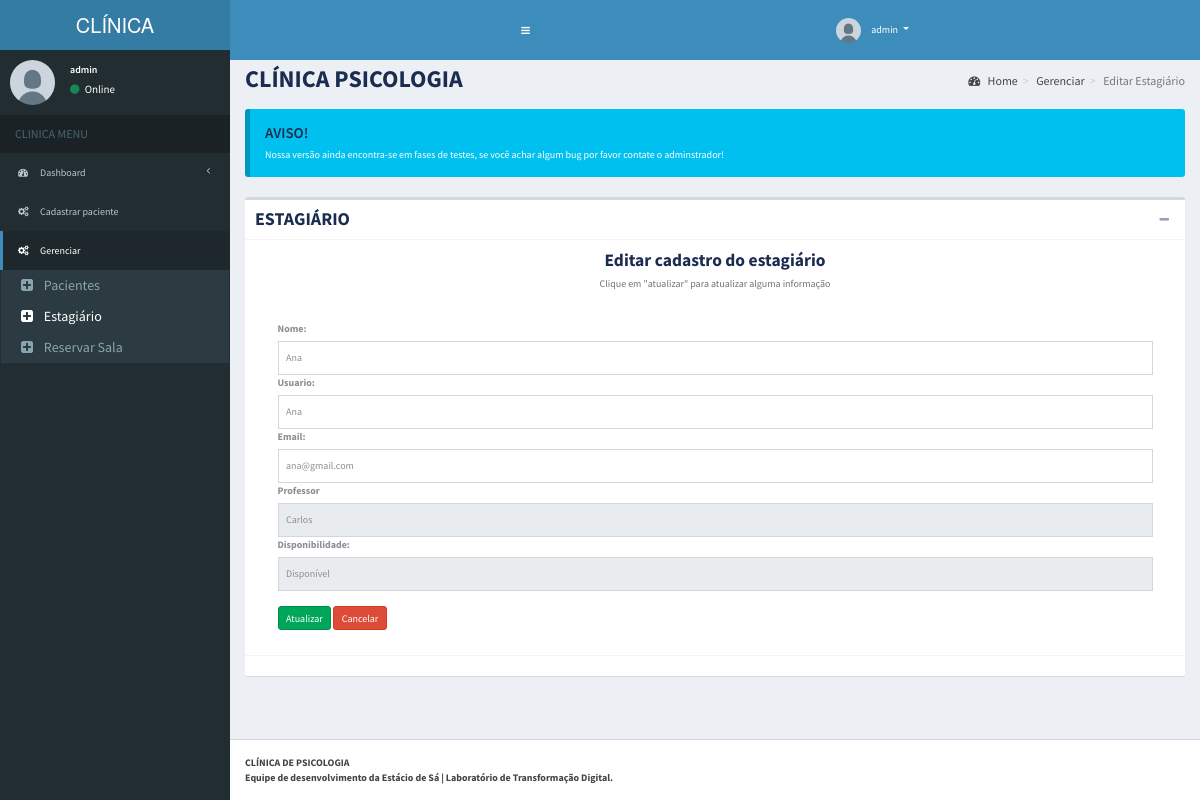
The app's page /monitor/edit/edit-terapeuta.php?id=1 (signed in) with its own data.
### tables this page shows
CREATE TABLE `tbl_user_terapeuta` (
  `id` int(11) NOT NULL,
  `id_disponibilidade` int(11) UNSIGNED NOT NULL,
  `id_professor` int(11) NOT NULL,
  `nome` varchar(50) NOT NULL,
  `usuario` varchar(20) NOT NULL,
  `email` varchar(100) NOT NULL,
  `senha` varchar(255) NOT NULL,
  `date` timestamp NOT NULL DEFAULT current_timestamp() ON UPDATE current_timestamp()
);

CREATE TABLE `tbl_professor` (
  `id` int(11) NOT NULL,
  `id_disponibilidade` int(11) UNSIGNED NOT NULL,
  `nome` varchar(50) NOT NULL,
  `usuario` varchar(20) NOT NULL,
  `email` varchar(100) NOT NULL,
  `senha` varchar(255) NOT NULL,
  `date` timestamp NOT NULL DEFAULT current_timestamp() ON UPDATE current_timestamp()
);

CREATE TABLE `tbl_disponibilidade` (
  `id` int(11) UNSIGNED NOT NULL,
  `disponibilidade` varchar(25) NOT NULL
);

### monitor/edit/edit-terapeuta.php (the view, shortened to what this page needs)
<?php
  include('../../db/conexao.php');
?>
<?php
$id = $_GET["id"];
?>
<!DOCTYPE html>
<html lang="pt-br">
<head>
    <link rel="stylesheet" href="../../admin/bootstrap/css/bootstrap.min.css">
    <link rel="stylesheet" href="https://maxcdn.bootstrapcdn.com/font-awesome/4.4.0/css/font-awesome.min.css">
    <link rel="stylesheet" href="https://code.ionicframework.com/ionicons/2.0.1/css/ionicons.min.css">
    <link rel="stylesheet" href="../../admin/dist/css/AdminLTE.min.css">
    <link rel="stylesheet" href="../../admin/dist/css/skins/_all-skins.min.css">
<body class="hold-transition skin-blue fixed sidebar-mini">
  <div class="wrapper">
  <head>
    <link rel="stylesheet" href="../../../bootstrap/css/bootstrap.min.css">
    <link rel="stylesheet" href="https://maxcdn.bootstrapcdn.com/font-awesome/4.4.0/css/font-awesome.min.css">
    <link rel="stylesheet" href="https://code.ionicframework.com/ionicons/2.0.1/css/ionicons.min.css">
    <link rel="stylesheet" href="../../../dist/css/AdminLTE.min.css">
    <link rel="stylesheet" href="../../../dist/css/skins/_all-skins.min.css">
  <body class="hold-transition skin-blue fixed sidebar-mini">
    <div class="wrapper">
      <header class="main-header">
        <a href="#" class="logo">
          <span class="logo-lg"><b>CLÍ</b>NICA</span>
        </a>
        <nav class="navbar navbar-static-top" role="navigation">
          <a href="#" class="sidebar-toggle" data-toggle="offcanvas" role="button">
          </a>
          <div class="navbar-custom-menu">
            <ul class="nav navbar-nav">
              <li class="dropdown user user-menu">
                <a href="#" class="dropdown-toggle" data-toggle="dropdown">
                  <img src="../../admin/dist/img/user.jpg" class="user-image" alt="User Image">
                  <span class="hidden-xs"><?php echo $_SESSION['nome']; ?></span>
                </a>
              </li>
            </ul>
          </div>
        </nav>
      </header>
      <aside class="main-sidebar">
        <section class="sidebar">
          <div class="user-panel">
            <div class="pull-left image">
              <img src="../../admin/dist/img/user.jpg" class="img-circle" alt="User Image">
            </div>
            <div class="pull-left info">
              <p><?php echo $_SESSION['nome']; ?></p>
              <a href="#"><i class="fa fa-circle text-success"></i> Online</a>
            </div>
          </div>
          <ul class="sidebar-menu">
            <li class="header">CLINICA MENU</li>
            <li class="treeview">
              <a href="#">
                <i class="fa fa-dashboard"></i> <span>Dashboard</span> <i class="fa fa-angle-left pull-right"></i>
              </a>
            </li>
            <li class="treeview">
            <a href="#">
              <i class="fa fa-gears"></i>
              <span>Cadastrar paciente</span>
            </a>
          </li>
            <li class="treeview active">
              <a href="#">
                <i class="fa fa-gears"></i>
                <span>Gerenciar</span>
              </a>
              <ul class="treeview-menu">
                <li><a href="../pacientes.php"><i class="fa fa-plus-square"></i> Pacientes</a></li>
                <li class="active"><a href="../terapeutas.php"><i class="fa fa-plus-square"></i> Estagiário</a></li>
                <li><a href="../../reservar-sala-segunda.php"><i class="fa fa-plus-square"></i> Reservar Sala</a></li>
            </ul>
            </li>
        </section>
      </aside>
    <div class="content-wrapper">
      <section class="content-header">
        <h1>
          CLÍNICA PSICOLOGIA
        </h1>
        <ol class="breadcrumb">
          <li><a href="#"><i class="fa fa-dashboard"></i> Home</a></li>
          <li><a href="#">Gerenciar</a></li>
          <li class="active">Editar Estagiário</li>
        </ol>
      </section>
      <section class="content">
        <div class="callout callout-info">
          <h4>AVISO!</h4>
          <p>Nossa versão ainda encontra-se em fases de testes, se você achar algum bug por favor contate o adminstrador!</p>
        </div>
        <div class="box">
          <div class="box-header with-border">
            <h3 class="box-title">ESTAGIÁRIO</h3>
            <div class="box-tools pull-right">
              <button class="btn btn-box-tool" data-widget="collapse" data-toggle="tooltip" title="Collapse"><i class="fa fa-minus"></i></button>
            </div>
          </div>
          <div class="box-body">
            <div class="container">
              <div class="text-center mb-4">
                <h3>Editar cadastro do estagiário</h3>
                <p class="text-muted">Clique em "atualizar" para atualizar alguma informação</p>
              </div>
              <br>
              <?php
              $sql = "SELECT tbl_user_terapeuta.*, tbl_disponibilidade.*
                      FROM  tbl_user_terapeuta
                      JOIN tbl_disponibilidade
                      ON tbl_user_terapeuta.id_disponibilidade = tbl_disponibilidade.id
                      WHERE tbl_user_terapeuta.id = $id";
              $result = mysqli_query($mysqli, $sql);
              $row = mysqli_fetch_assoc($result);
              ?>
              <div class="container-fluid divForm">
                <form action="" method="post">
                  <div class="container-fluid">
                    <label class="form-label">Nome:</label>
                    <input type="text" class="form-control custom-input" name="nome" value="<?php echo $row['nome']; ?>">
                    <label class="form-label">Usuario:</label>
                    <input type="text" class="form-control custom-input custom-input" name="usuario" value="<?php echo $row['usuario']; ?>">
                    <label class="form-label">Email:</label>
                    <input type="email" class="form-control custom-input" name="email" value="<?php echo $row['email']; ?>">
                    <label for="Professor" class="form-label">Professor</label>
                    <select class="form-control custom-input" name="professor">
                          <?php
                              $sql_professor_terapeuta = "SELECT p.nome, p.id AS idProfessor FROM tbl_user_terapeuta t
                                                          INNER JOIN tbl_professor p ON t.id_professor = p.id
                                                          WHERE t.id = $id";
                              $result_professor_terapeuta = mysqli_query($mysqli, $sql_professor_terapeuta);
                              $row_professor_terapeuta = mysqli_fetch_assoc($result_professor_terapeuta);
                              $id_prof = $row_professor_terapeuta['idProfessor'];
                          ?>
                          <option value='<?php echo $id_prof ?>'><?php echo $row_professor_terapeuta['nome'] ?></option>
                    </select>
                    <?php
                      $sql_disponibilidade = "SELECT t.*, d.*
                                              FROM  tbl_user_terapeuta t
                                              JOIN tbl_disponibilidade d
                                              ON t.id_disponibilidade = d.id
                                              WHERE t.id = $id";
                      $result_disponibilidade = mysqli_query($mysqli, $sql_disponibilidade);
                      $row_disponibilidade = mysqli_fetch_assoc($result_disponibilidade);
                    ?>
                    <label class="form-label">Disponibilidade:</label>
                    <select class="form-control custom-input" name="disponibilidade" required id="inputDisponibilidade3">
                        <option value="<?php echo $row_disponibilidade['id_disponibilidade'] ?> ">
                          <?php echo $row_disponibilidade['disponibilidade'];?>
                        </option>
                    </select>
                    <br>
                    <div>
                      <button type="submit" class="btn btn-success" name="submit">Atualizar</button>
                      <a href="../terapeutas.php" class="btn btn-danger">Cancelar</a>
                    </div>
                  </div>
                </form> <br>
              </div>
            </div>
          </div>
          <div class="box-footer">
          </div>
        </div>
      </section>
    </div>
    <footer class="main-footer">
      <strong>CLÍNICA DE PSICOLOGIA <br> Equipe de desenvolvimento da Estácio de Sá | Laboratório de Transformação Digital.</strong>
    </footer>
  </div>
</body>
</html>

### monitor/edit/edit-terapeuta.php (style rules this page uses)
div.divForm { width: 100%; }
form { width: 100%; }
.custom-input { width: 90%; }

### records on screen
tbl_user_terapeuta: nome "Ana", usuario "Ana", email "ana@gmail.com", disponibilidade "Disponível"
tbl_professor: professor "Carlos"

### other values on screen
$_SESSION['nome'] "admin"
